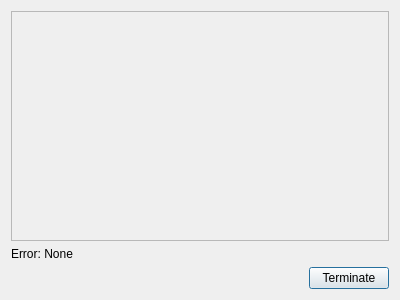
<?xml version="1.0" encoding="UTF-8"?>
<ui version="4.0">
 <class>SpinnerDialog</class>
 <widget class="QDialog" name="SpinnerDialog">
  <property name="geometry">
   <rect>
    <x>0</x>
    <y>0</y>
    <width>400</width>
    <height>300</height>
   </rect>
  </property>
  <property name="sizePolicy">
   <sizepolicy hsizetype="Preferred" vsizetype="Minimum">
    <horstretch>0</horstretch>
    <verstretch>0</verstretch>
   </sizepolicy>
  </property>
  <property name="windowTitle">
   <string>Dialog</string>
  </property>
  <layout class="QVBoxLayout" name="verticalLayout">
   <item>
    <widget class="QScrollArea" name="scrollArea">
     <property name="widgetResizable">
      <bool>true</bool>
     </property>
     <widget class="QWidget" name="scrollAreaWidgetContents">
      <property name="geometry">
       <rect>
        <x>0</x>
        <y>0</y>
        <width>376</width>
        <height>211</height>
       </rect>
      </property>
      <layout class="QVBoxLayout" name="verticalLayout_3">
       <item>
        <layout class="QVBoxLayout" name="mainLayout">
         <property name="spacing">
          <number>0</number>
         </property>
        </layout>
       </item>
       <item>
        <spacer name="verticalSpacer">
         <property name="orientation">
          <enum>Qt::Vertical</enum>
         </property>
         <property name="sizeHint" stdset="0">
          <size>
           <width>20</width>
           <height>40</height>
          </size>
         </property>
        </spacer>
       </item>
      </layout>
     </widget>
    </widget>
   </item>
   <item>
    <widget class="QLabel" name="errorLabel">
     <property name="text">
      <string>Error: None</string>
     </property>
    </widget>
   </item>
   <item>
    <layout class="QHBoxLayout" name="horizontalLayout">
     <item>
      <spacer name="horizontalSpacer">
       <property name="orientation">
        <enum>Qt::Horizontal</enum>
       </property>
       <property name="sizeHint" stdset="0">
        <size>
         <width>40</width>
         <height>20</height>
        </size>
       </property>
      </spacer>
     </item>
     <item>
      <widget class="QPushButton" name="pushButton">
       <property name="text">
        <string>Terminate</string>
       </property>
      </widget>
     </item>
    </layout>
   </item>
  </layout>
 </widget>
 <resources/>
 <connections>
  <connection>
   <sender>pushButton</sender>
   <signal>clicked()</signal>
   <receiver>SpinnerDialog</receiver>
   <slot>reject()</slot>
   <hints>
    <hint type="sourcelabel">
     <x>370</x>
     <y>275</y>
    </hint>
    <hint type="destinationlabel">
     <x>401</x>
     <y>255</y>
    </hint>
   </hints>
  </connection>
 </connections>
</ui>
